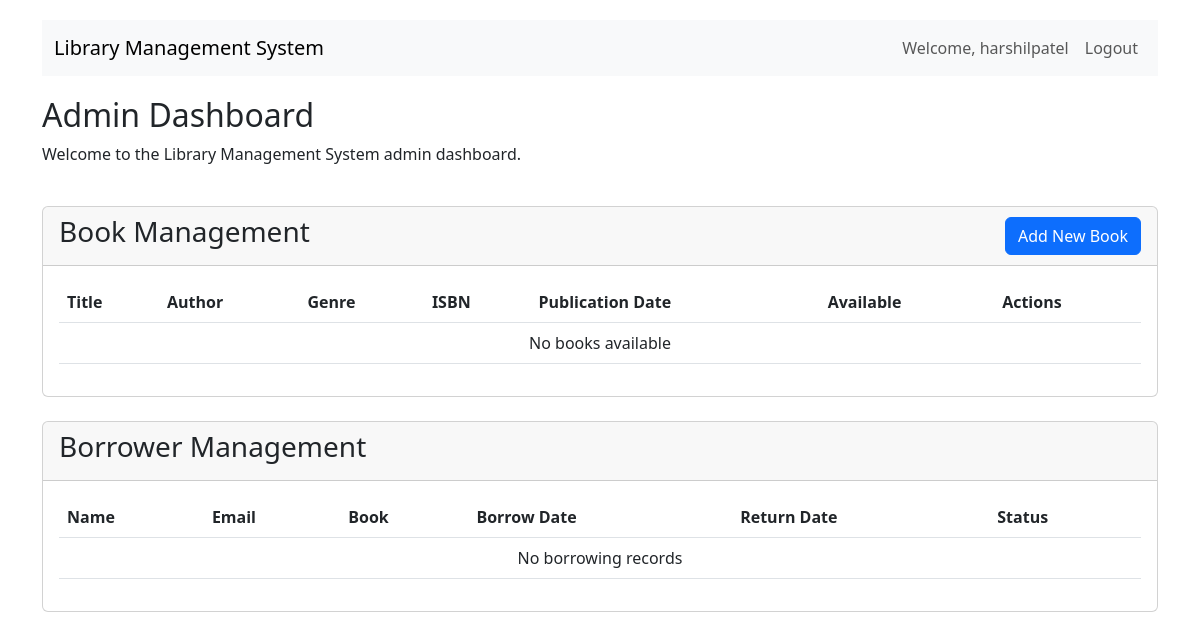
The page /admin-dashboard/ (signed in) on the database as committed earlier.
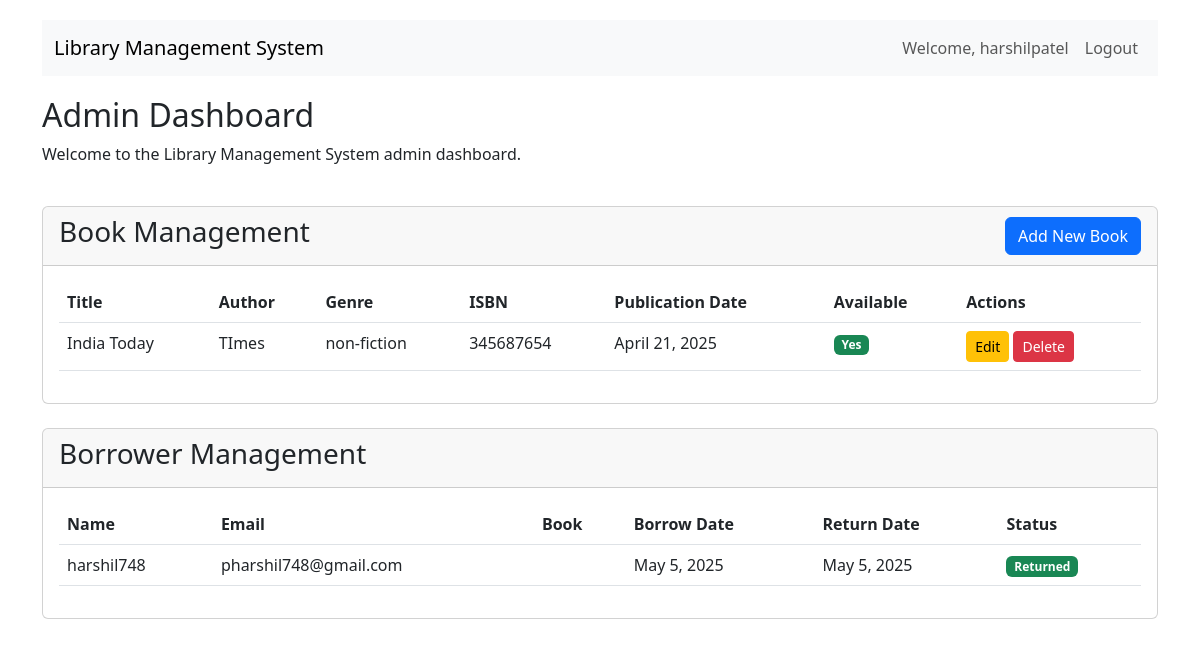
The same page on the database as committed later.
### library/models.py (models this page shows, shortened)
class Book(models.Model):
    title = models.CharField(max_length=200)
    author = models.CharField(max_length=100)
    publication_date = models.DateField()
    ISBN = models.CharField(max_length=13)
    genre = models.CharField(max_length=50)
    is_available = models.BooleanField(default=True)

class Borrower(models.Model):
    user = models.ForeignKey(User, on_delete=models.CASCADE)
    name = models.CharField(max_length=100)
    email = models.EmailField()
    borrowed_book = models.ForeignKey(
        Book, on_delete=models.SET_NULL, null=True, blank=True
    )
    borrow_date = models.DateField(auto_now_add=True)
    return_date = models.DateField(null=True, blank=True)

### library/views.py (the view)
# urls.py: path("admin-dashboard/", views.admin_dashboard, name="admin_dashboard"),
@login_required
@user_passes_test(is_admin)
def admin_dashboard(request):
    books = Book.objects.all()
    borrowers = Borrower.objects.all()
    return render(
        request,
        "library/admin_dashboard.html",
        {"books": books, "borrowers": borrowers},
    )

### library/views.py (called while the page is built)
def is_admin(user):
    return user.is_staff

### library/templates/library/admin_dashboard.html (shortened to what this page needs)
{% extends 'library/base.html' %}  {% block content %}
<div class="row">
  <div class="col-md-12 mb-4">
    <h2>Admin Dashboard</h2>
    <p>Welcome to the Library Management System admin dashboard.</p>
  </div>
</div>
<div class="row mb-4">
  <div class="col-md-12">
    <div class="card">
      <div
        class="card-header d-flex justify-content-between align-items-center"
      >
        <h3>Book Management</h3>
        <a href="{% url 'add_book' %}" class="btn btn-primary">Add New Book</a>
      </div>
      <div class="card-body">
        <div class="table-responsive">
          <table class="table table-hover">
            <thead>
              <tr>
                <th>Title</th>
                <th>Author</th>
                <th>Genre</th>
                <th>ISBN</th>
                <th>Publication Date</th>
                <th>Available</th>
                <th>Actions</th>
              </tr>
            </thead>
            <tbody>
              {% for book in books %}
              <tr>
                <td>{{ book.title }}</td>
                <td>{{ book.author }}</td>
                <td>{{ book.genre }}</td>
                <td>{{ book.ISBN }}</td>
                <td>{{ book.publication_date }}</td>
                <td>
                  {% if book.is_available %}
                  <span class="badge bg-success">Yes</span>
                  {% else %}
                  <span class="badge bg-danger">No</span>
                  {% endif %}
                </td>
                <td>
                  <a
                    href="{% url 'edit_book' book.id %}"
                    class="btn btn-sm btn-warning"
                    >Edit</a
                  >
                  <a
                    href="{% url 'delete_book' book.id %}"
                    class="btn btn-sm btn-danger"
                    >Delete</a
                  >
                </td>
              </tr>
              {% empty %}
              <tr>
                <td colspan="7" class="text-center">No books available</td>
              </tr>
              {% endfor %}
            </tbody>
          </table>
        </div>
      </div>
    </div>
  </div>
</div>
<div class="row">
  <div class="col-md-12">
    <div class="card">
      <div class="card-header">
        <h3>Borrower Management</h3>
      </div>
      <div class="card-body">
        <div class="table-responsive">
          <table class="table table-hover">
            <thead>
              <tr>
                <th>Name</th>
                <th>Email</th>
                <th>Book</th>
                <th>Borrow Date</th>
                <th>Return Date</th>
                <th>Status</th>
              </tr>
            </thead>
            <tbody>
              {% for borrower in borrowers %}
              <tr>
                <td>{{ borrower.name }}</td>
                <td>{{ borrower.email }}</td>
                <td>{{ borrower.borrowed_book.title }}</td>
                <td>{{ borrower.borrow_date }}</td>
                <td>{{ borrower.return_date|default:"Not returned" }}</td>
                <td>
                  {% if borrower.return_date %}
                  <span class="badge bg-success">Returned</span>
                  {% else %}
                  <span class="badge bg-warning">Borrowed</span>
                  {% endif %}
                </td>
              </tr>
              {% empty %}
              <tr>
                <td colspan="6" class="text-center">No borrowing records</td>
              </tr>
              {% endfor %}
            </tbody>
          </table>
        </div>
      </div>
    </div>
  </div>
</div>
{% endblock %}

### library/templates/library/base.html (shortened to what this page needs)
<!DOCTYPE html>
<html lang="en">
  <head>
    <link
      href="https://cdn.jsdelivr.net/npm/bootstrap@5.3.0-alpha1/dist/css/bootstrap.min.css"
      rel="stylesheet"
    />
    {% load static %}
    <link rel="stylesheet" href="{% static 'library/css/styles.css' %}" />
  </head>
  <body>
    <div class="container">
      <nav class="navbar navbar-expand-lg navbar-light bg-light">
        <div class="container-fluid">
          <a class="navbar-brand" href="{% url 'dashboard' %}"
            >Library Management System</a
          >
          <div class="collapse navbar-collapse" id="navbarNav">
            <ul class="navbar-nav ms-auto">
              {% if user.is_authenticated %}
              <li class="nav-item">
                <span class="nav-link">Welcome, {{ user.username }}</span>
              </li>
              <li class="nav-item">
                <a class="nav-link" href="{% url 'logout' %}">Logout</a>
              </li>
              {% endif %}
            </ul>
          </div>
        </div>
      </nav>
      <div class="content">{% block content %}{% endblock %}</div>
    </div>
  </body>
</html>

### library/static/library/css/styles.css (style rules this page uses)
.navbar { margin-bottom: 2rem; }

### library/templates/library/base.html (style rules this page uses)
body { padding-top: 20px; padding-bottom: 20px; }
.navbar { margin-bottom: 20px; }

Rows that differ between the two databases and show on the page:
added Book: title "India Today", author "TImes", genre "non-fiction", ISBN "345687654", publication_date "April 21, 2025", is_available "Yes"
added Borrower: name "harshil748", email "pharshil748@gmail.com", borrow_date "May 5, 2025", return_date "May 5, 2025", shows "Returned"
Other text that changed with them:
text no longer shown: "No books available No borrowing records"
